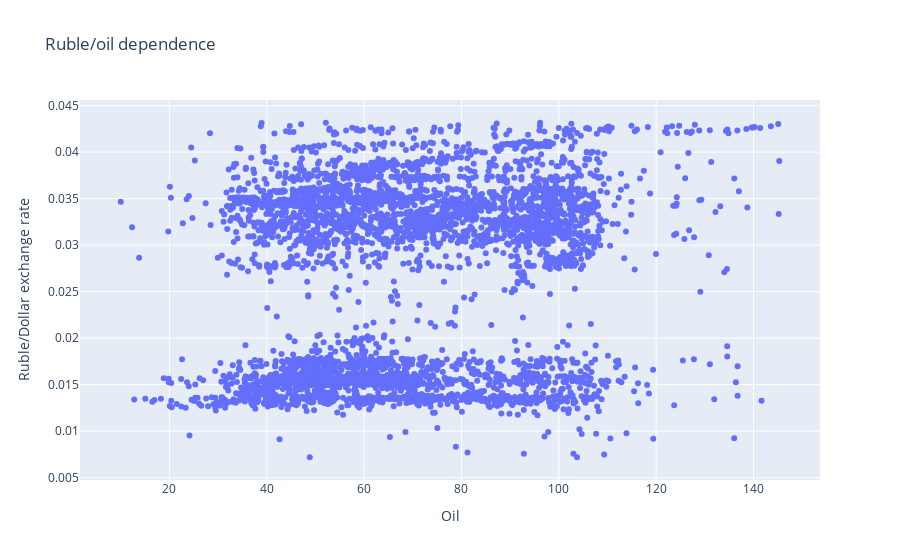

This figure's notebook cell:
### Code cell
plot2=go.Figure()
#remove outliers
for i in range(len(x2)):
    if x2[i]<0:
        x2.pop(i)
        break
graph = go.Scatter(x = x2, y = y_, mode = 'markers')
plot2.update_layout(title='Ruble/oil dependence',xaxis_title='Oil',yaxis_title='Ruble/Dollar exchange rate')

plot2.add_trace(graph)

### Figure 1 — Plotly figure (JSON) as saved in the notebook; plotly's stock layout.template omitted (floating-point values rounded to 4 significant figures; data arrays with more than 128 entries replaced by an {"elided": "..."} marker saying what was removed)
{"data": [{"mode": "markers", "type": "scatter", "x": {"elided": "4506 float values"}, "y": {"elided": "4506 float values"}}], "layout": {"title": {"text": "Ruble/oil dependence"}, "xaxis": {"title": {"text": "Oil"}}, "yaxis": {"title": {"text": "Ruble/Dollar exchange rate"}}}}
